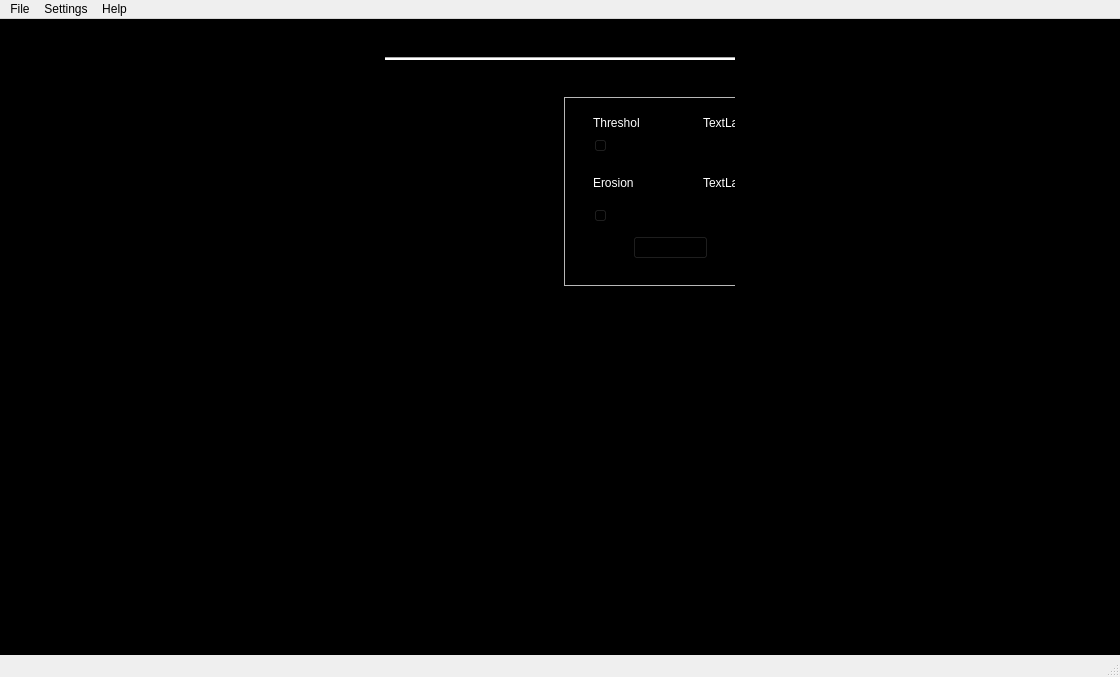
<?xml version="1.0" encoding="UTF-8"?>
<ui version="4.0">
 <class>VentanaPrincipal</class>
 <widget class="QMainWindow" name="VentanaPrincipal">
  <property name="geometry">
   <rect>
    <x>0</x>
    <y>0</y>
    <width>1120</width>
    <height>677</height>
   </rect>
  </property>
  <property name="windowTitle">
   <string>Mondrian Effect - Costa Rica Institute of Technology</string>
  </property>
  <property name="windowIcon">
   <iconset resource="Imagenes.qrc">
    <normaloff>:/Imagenes/icono.jpg</normaloff>:/Imagenes/icono.jpg</iconset>
  </property>
  <widget class="QWidget" name="centralwidget">
   <property name="styleSheet">
    <string notr="true">background-color: rgb(0, 0, 0);</string>
   </property>
   <layout class="QHBoxLayout" name="horizontalLayout">
    <item>
     <spacer name="horizontalSpacer_2">
      <property name="orientation">
       <enum>Qt::Horizontal</enum>
      </property>
      <property name="sizeHint" stdset="0">
       <size>
        <width>40</width>
        <height>20</height>
       </size>
      </property>
     </spacer>
    </item>
    <item>
     <widget class="QStackedWidget" name="contenedor_ventanas">
      <property name="lineWidth">
       <number>0</number>
      </property>
      <property name="currentIndex">
       <number>1</number>
      </property>
      <widget class="QWidget" name="pagina_inicial">
       <layout class="QHBoxLayout" name="horizontalLayout_2">
        <item>
         <widget class="QLabel" name="label_fondo_inicio">
          <property name="text">
           <string/>
          </property>
          <property name="pixmap">
           <pixmap resource="Imagenes.qrc">:/Imagenes/fondo_inicio.jpg</pixmap>
          </property>
          <property name="alignment">
           <set>Qt::AlignCenter</set>
          </property>
         </widget>
        </item>
       </layout>
      </widget>
      <widget class="QWidget" name="pagina_camara">
       <layout class="QVBoxLayout" name="verticalLayout">
        <item>
         <widget class="QLabel" name="label_3">
          <property name="text">
           <string/>
          </property>
          <property name="pixmap">
           <pixmap resource="Imagenes.qrc">:/Imagenes/titulo.jpg</pixmap>
          </property>
          <property name="alignment">
           <set>Qt::AlignHCenter|Qt::AlignTop</set>
          </property>
         </widget>
        </item>
        <item>
         <widget class="Line" name="line">
          <property name="styleSheet">
           <string notr="true">color: rgb(255, 255, 255);
gridline-color: rgb(255, 255, 255);
background-color: rgb(255, 255, 255);</string>
          </property>
          <property name="orientation">
           <enum>Qt::Horizontal</enum>
          </property>
         </widget>
        </item>
        <item>
         <layout class="QHBoxLayout" name="horizontalLayout_3">
          <item>
           <widget class="QLabel" name="label_foto_mondrian">
            <property name="text">
             <string>TextLabel</string>
            </property>
            <property name="alignment">
             <set>Qt::AlignCenter</set>
            </property>
           </widget>
          </item>
          <item>
           <layout class="QVBoxLayout" name="verticalLayout_2">
            <item>
             <widget class="QLabel" name="label_foto_original">
              <property name="text">
               <string>TextLabel</string>
              </property>
              <property name="alignment">
               <set>Qt::AlignHCenter|Qt::AlignTop</set>
              </property>
             </widget>
            </item>
            <item>
             <widget class="QFrame" name="frame">
              <property name="minimumSize">
               <size>
                <width>0</width>
                <height>200</height>
               </size>
              </property>
              <property name="frameShape">
               <enum>QFrame::StyledPanel</enum>
              </property>
              <property name="frameShadow">
               <enum>QFrame::Raised</enum>
              </property>
              <widget class="QFrame" name="frame_2">
               <property name="geometry">
                <rect>
                 <x>0</x>
                 <y>10</y>
                 <width>221</width>
                 <height>191</height>
                </rect>
               </property>
               <property name="styleSheet">
                <string notr="true">border-color: rgb(255, 255, 255);
gridline-color: rgb(255, 255, 255);</string>
               </property>
               <property name="frameShape">
                <enum>QFrame::Box</enum>
               </property>
               <property name="frameShadow">
                <enum>QFrame::Raised</enum>
               </property>
               <property name="midLineWidth">
                <number>1</number>
               </property>
               <widget class="QLabel" name="label_4">
                <property name="geometry">
                 <rect>
                  <x>30</x>
                  <y>20</y>
                  <width>46</width>
                  <height>13</height>
                 </rect>
                </property>
                <property name="styleSheet">
                 <string notr="true">color: rgb(255,255, 255);</string>
                </property>
                <property name="text">
                 <string>Threshold</string>
                </property>
               </widget>
               <widget class="QLabel" name="label_5">
                <property name="geometry">
                 <rect>
                  <x>140</x>
                  <y>20</y>
                  <width>46</width>
                  <height>13</height>
                 </rect>
                </property>
                <property name="styleSheet">
                 <string notr="true">color: rgb(255,255, 255);</string>
                </property>
                <property name="text">
                 <string>TextLabel</string>
                </property>
               </widget>
               <widget class="QSlider" name="barra_thres1">
                <property name="geometry">
                 <rect>
                  <x>30</x>
                  <y>40</y>
                  <width>160</width>
                  <height>19</height>
                 </rect>
                </property>
                <property name="orientation">
                 <enum>Qt::Horizontal</enum>
                </property>
               </widget>
               <widget class="QLabel" name="label">
                <property name="geometry">
                 <rect>
                  <x>30</x>
                  <y>80</y>
                  <width>46</width>
                  <height>13</height>
                 </rect>
                </property>
                <property name="styleSheet">
                 <string notr="true">color: rgb(255, 255, 255);</string>
                </property>
                <property name="text">
                 <string>Erosion</string>
                </property>
               </widget>
               <widget class="QLabel" name="label_2">
                <property name="geometry">
                 <rect>
                  <x>140</x>
                  <y>80</y>
                  <width>46</width>
                  <height>13</height>
                 </rect>
                </property>
                <property name="styleSheet">
                 <string notr="true">color: rgb(255, 255, 255);</string>
                </property>
                <property name="text">
                 <string>TextLabel</string>
                </property>
               </widget>
               <widget class="QSlider" name="barra_erode">
                <property name="geometry">
                 <rect>
                  <x>30</x>
                  <y>110</y>
                  <width>160</width>
                  <height>19</height>
                 </rect>
                </property>
                <property name="orientation">
                 <enum>Qt::Horizontal</enum>
                </property>
               </widget>
               <widget class="QPushButton" name="btn_default_ajustes">
                <property name="geometry">
                 <rect>
                  <x>70</x>
                  <y>140</y>
                  <width>75</width>
                  <height>23</height>
                 </rect>
                </property>
                <property name="text">
                 <string>Default</string>
                </property>
               </widget>
              </widget>
             </widget>
            </item>
            <item>
             <spacer name="verticalSpacer">
              <property name="orientation">
               <enum>Qt::Vertical</enum>
              </property>
              <property name="sizeType">
               <enum>QSizePolicy::Expanding</enum>
              </property>
              <property name="sizeHint" stdset="0">
               <size>
                <width>0</width>
                <height>0</height>
               </size>
              </property>
             </spacer>
            </item>
           </layout>
          </item>
         </layout>
        </item>
       </layout>
      </widget>
     </widget>
    </item>
    <item>
     <spacer name="horizontalSpacer">
      <property name="orientation">
       <enum>Qt::Horizontal</enum>
      </property>
      <property name="sizeHint" stdset="0">
       <size>
        <width>40</width>
        <height>20</height>
       </size>
      </property>
     </spacer>
    </item>
   </layout>
  </widget>
  <widget class="QMenuBar" name="barra_heramientas">
   <property name="geometry">
    <rect>
     <x>0</x>
     <y>0</y>
     <width>1120</width>
     <height>21</height>
    </rect>
   </property>
   <widget class="QMenu" name="barra_file">
    <property name="title">
     <string>File</string>
    </property>
    <addaction name="action_iniciar_captura"/>
   </widget>
   <widget class="QMenu" name="barra_settings">
    <property name="title">
     <string>Settings</string>
    </property>
    <addaction name="action_set_background"/>
   </widget>
   <widget class="QMenu" name="barra_help">
    <property name="title">
     <string>Help</string>
    </property>
    <addaction name="action_about"/>
   </widget>
   <addaction name="barra_file"/>
   <addaction name="barra_settings"/>
   <addaction name="barra_help"/>
  </widget>
  <widget class="QStatusBar" name="statusbar"/>
  <action name="actionStar_Capture">
   <property name="text">
    <string>Start Capture</string>
   </property>
  </action>
  <action name="action_set_background">
   <property name="text">
    <string>Set Backgroud</string>
   </property>
  </action>
  <action name="action_Set_Filters">
   <property name="text">
    <string>Set Filters</string>
   </property>
  </action>
  <action name="action_iniciar_captura">
   <property name="text">
    <string>Start Capture</string>
   </property>
  </action>
  <action name="action_about">
   <property name="text">
    <string>About</string>
   </property>
  </action>
 </widget>
 <resources>
  <include location="Imagenes.qrc"/>
 </resources>
 <connections>
  <connection>
   <sender>barra_erode</sender>
   <signal>valueChanged(int)</signal>
   <receiver>label_2</receiver>
   <slot>setNum(int)</slot>
   <hints>
    <hint type="sourcelabel">
     <x>721</x>
     <y>400</y>
    </hint>
    <hint type="destinationlabel">
     <x>726</x>
     <y>376</y>
    </hint>
   </hints>
  </connection>
  <connection>
   <sender>barra_thres1</sender>
   <signal>valueChanged(int)</signal>
   <receiver>label_5</receiver>
   <slot>setNum(int)</slot>
   <hints>
    <hint type="sourcelabel">
     <x>670</x>
     <y>338</y>
    </hint>
    <hint type="destinationlabel">
     <x>729</x>
     <y>303</y>
    </hint>
   </hints>
  </connection>
 </connections>
 <slots>
  <slot>IniciarCaptura(QAction*)</slot>
 </slots>
</ui>
